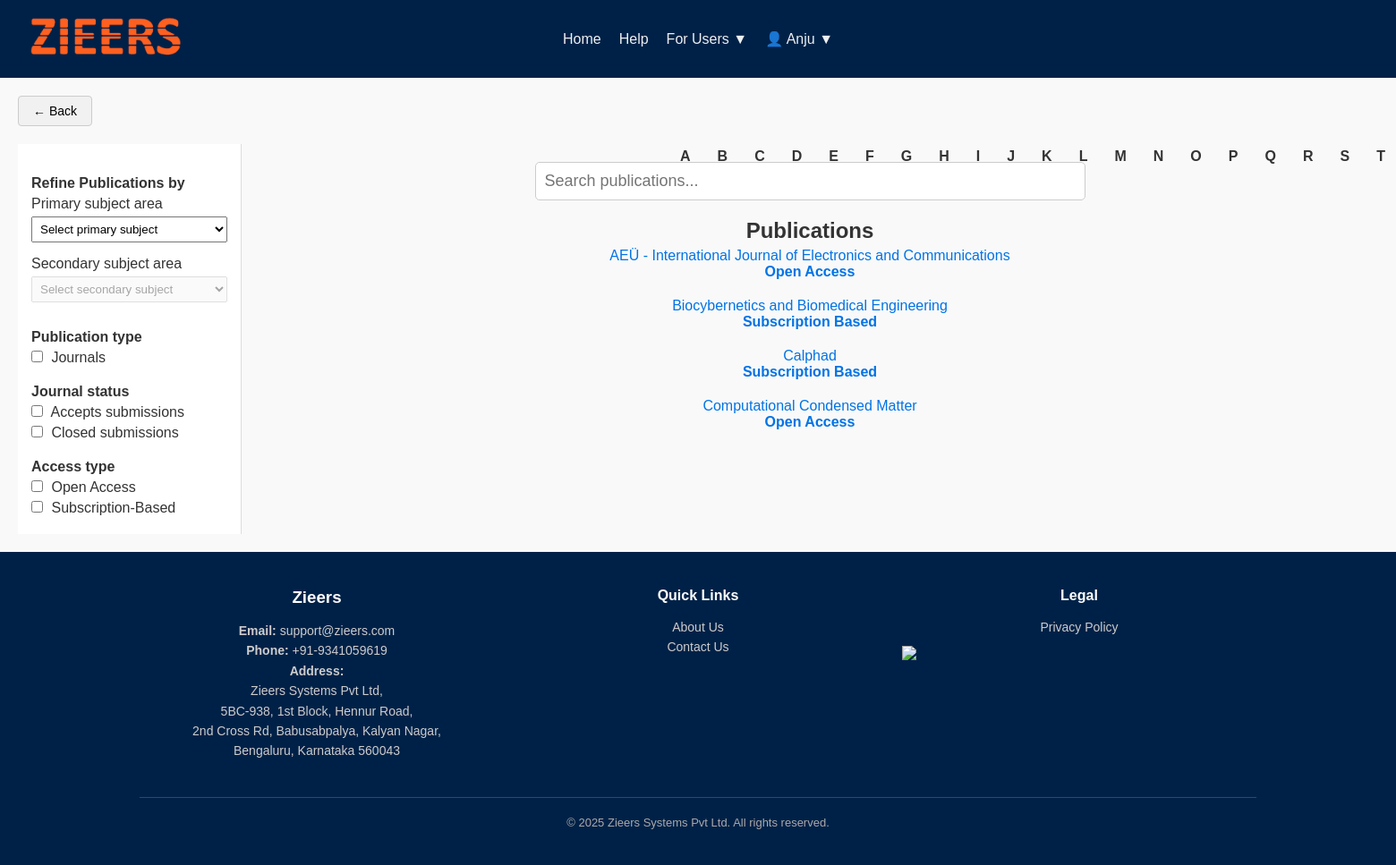
/researcher/author/journal-listing.php (signed in), run on the app's committed database.
### tables this page shows
CREATE TABLE IF NOT EXISTS `journals` (
  `id` int NOT NULL AUTO_INCREMENT,
  `journal_name` varchar(255) NOT NULL,
  `primary_subject` varchar(255) NOT NULL,
  `secondary_subject` varchar(255) NOT NULL,
  `description` text NOT NULL,
  `publisher` varchar(255) NOT NULL,
  `issn` varchar(255) DEFAULT NULL,
  `access_type` varchar(255) NOT NULL,
  `author_payment_required` tinyint(1) DEFAULT '0',
  `reader_payment_required` tinyint(1) DEFAULT '0',
  `author_apc_amount` decimal(10,2) DEFAULT '0.00',
  `reader_fee_amount` decimal(10,2) DEFAULT '0.00',
  `payment_currency` varchar(10) DEFAULT NULL,
  `payment_link` varchar(255) DEFAULT NULL,
  `payment_notes` text,
  `submission_status` varchar(50) NOT NULL,
  `journal_image` varchar(255) DEFAULT NULL,
  `created_at` timestamp NULL DEFAULT CURRENT_TIMESTAMP,
  `journal_abbreviation` varchar(255) NOT NULL,
  `editorial_board` varchar(255) NOT NULL,
  `country` varchar(255) NOT NULL,
  `publication_frequency` varchar(255) NOT NULL,
  `indexing_info` text,
  `scope` text NOT NULL,
  `author_guidelines` varchar(255) DEFAULT NULL,
  `review_process` varchar(255) NOT NULL,
  `impact_factor` varchar(50) DEFAULT NULL,
  `citescore` varchar(50) DEFAULT NULL,
  `acceptance_rate` varchar(50) DEFAULT NULL,
  `editorial_team_id` int DEFAULT NULL,
  `keywords` text,
  PRIMARY KEY (`id`),
  KEY `fk_editorial_team` (`editorial_team_id`)
);

### researcher/author/journal-listing.php (the view, shortened to what this page needs)
<?php
include(__DIR__ . "/../../include/db_connect.php");
?>
<!DOCTYPE html>
<html lang="en">
<head>
    <link rel="stylesheet" href="styles.css">
</head>
<body>
    <header>
   <div class="logo">
  <a href="../../publish.php">
    <img src="../../images/logo.png" alt="Zieers Logo" style="height: 50px;">
  </a>
</div>
  <nav class="nav-links">
    <a href="../../publish.php">Home</a>
    <a href="help.php">Help</a>
    <div class="dropdown">
    <a href="#">For Users ▼</a>
</div>
    <div class="dropdown">
      <a href="#" class="user-name">👤 <?php echo htmlspecialchars($_SESSION['first_name']); ?> ▼</a>
    </div>
  </nav>
</header>
<div style="margin: 20px 0 0 20px;">
    <button onclick="history.back()" style="
        background-color: #f1f1f1;
        border: 1px solid #ccc;
        padding: 8px 16px;
        font-size: 14px;
        border-radius: 4px;
        cursor: pointer;
    ">
        ← Back
    </button>
</div>
    <div class="container">
        <aside class="sidebar">
            <h2>Refine Publications by</h2>
            <label>Primary subject area</label>
            <select id="primary-subject" onchange="updateSecondary()">
                <option>Select primary subject</option>
            </select>
            <label>Secondary subject area</label>
            <select id="secondary-subject" disabled>
                <option>Select secondary subject</option>
            </select>
            <h3>Publication type</h3>
<label><input type="checkbox" id="journals" onchange="filterJournals()"> Journals</label>
<h3>Journal status</h3>
<label><input type="checkbox" id="submissions" onchange="filterJournals()"> Accepts submissions</label>
<label><input type="checkbox" id="closed-submissions" onchange="filterJournals()"> Closed submissions </label>
<h3>Access type</h3>
<label><input type="checkbox" id="open-access" onchange="filterJournals()"> Open Access</label>
<label><input type="checkbox" id="subscription" onchange="filterJournals()"> Subscription-Based</label>
        </aside>
        <main>
            <div class="search-container">
                <input type="text" id="search" placeholder="Search publications..." onkeyup="filterJournals()">
            </div>
            <div class="publication-list">
                <h2>Publications</h2>
                <ul id="journal-list">
                    <?php
                    $query = "SELECT id, journal_name, access_type FROM journals ORDER BY journal_name ASC";
$result = $conn->query($query);
if ($result->num_rows > 0) {
    while ($row = $result->fetch_assoc()) {
        echo "<li class='journal-item'>
                <a href='journal_detail.php?journal_id=" . $row['id'] . "'>{$row['journal_name']}</a> <br>
                <span>{$row['access_type']}</span>
              </li>";
    }
} else {
    echo "No journals found.";
}
                    ?>
                </ul>
            </div>
        </main>
        <nav class="alphabet-nav">
            <ul>
            </ul>
        </nav>
    </div>
    <footer class="site-footer">
  <div class="footer-container">
    <div class="footer-column">
      <h3>Zieers</h3>
      <p><strong>Email:</strong> <a href="mailto:support@zieers.com">support@zieers.com</a></p>
      <p><strong>Phone:</strong> +91-9341059619</p>
      <p><strong>Address:</strong><br>
        Zieers Systems Pvt Ltd,<br>
        5BC-938, 1st Block, Hennur Road,<br>
        2nd Cross Rd, Babusabpalya, Kalyan Nagar,<br>
        Bengaluru, Karnataka 560043
      </p>
    </div>
    <div class="footer-column">
      <h4>Quick Links</h4>
      <ul>
        <li><a href="../../about-us.php">About Us</a></li>
        <li><a href="../../contact-us.php">Contact Us</a></li>
      </ul>
    </div>
    <div class="footer-column">
      <h4>Legal</h4>
      <ul>
        <li><a href="../../privacy_policy.php">Privacy Policy</a></li>
      </ul>
      <a href="https://www.linkedin.com/company/your-company-name" target="_blank" class="social-link">
        <img src="https://cdn.jsdelivr.net/gh/devicons/devicon/icons/linkedin/linkedin-original.svg" alt="LinkedIn" class="social-icon">
      </a>
    </div>
  </div>
  <div class="footer-bottom">
   <p onclick="window.open('https://www.zieers.com/', '_blank');">
    &copy; <span id="year"></span> Zieers Systems Pvt Ltd. All rights reserved.
</p>
  </div>
</footer>
</body>
</html>

### styles.css (style rules this page uses)
* { margin: 0; padding: 0; box-sizing: border-box; font-family: Arial, sans-serif; }
body { font-family: 'Poppins', sans-serif; background-color: #eef2f3; color: #333; }
header { background: #002147; padding: 20px; color: white; }
nav { position: absolute; left: 50%; transform: translateX(-50%); }
nav ul { display: flex; list-style: none; margin: 0; padding: 0; }

### researcher/author/journal-listing.php (style rules this page uses)
body { font-family: 'Segoe UI', Tahoma, Geneva, Verdana, sans-serif; background-color: #f9f9f9; margin: 0; padding: 0; }
header { background: #002147; color: white; padding: 15px 30px; display: flex; justify-content: space-between; align-items: center; }
.logo { font-size: 28px; font-weight: bold; color: #ECF0F1; }
.nav-links { display: flex; align-items: center; gap: 20px; }
.nav-links a { color: #ECF0F1; text-decoration: none; font-size: 16px; cursor: pointer; }
.dropdown { position: relative; }
.dropdown > a.user-name { color: #ECF0F1; text-decoration: none; cursor: pointer; font-size: 16px; }
.container { display: flex; padding: 20px; }
.sidebar { width: 250px; background: white; padding: 15px; border-right: 1px solid #ddd; }
.sidebar h2, .sidebar h3 { font-size: 16px; margin-top: 20px; }
.sidebar label { display: block; margin: 5px 0; }
.sidebar select { width: 100%; padding: 5px; margin-bottom: 10px; }
.sidebar input[type="checkbox"] { margin-right: 5px; }
main { flex-grow: 1; padding: 20px; text-align: center; }
.search-container { margin-bottom: 20px; text-align: center; }
.search-container input { width: 50%; padding: 10px; font-size: 18px; border: 1px solid #ccc; border-radius: 5px; }
.publication-list ul { list-style: none; padding: 0; }
.publication-list ul li { padding: 5px 0; }
.publication-list ul li a { color: #0073e6; text-decoration: none; }
.alphabet-nav { width: 50px; text-align: center; }
.alphabet-nav ul { list-style: none; padding: 0; }
.journal-item { font-size: 16px; margin-bottom: 10px; }
.journal-item span { font-weight: bold; color: #0073e6; }
footer { background: #002147; color: white; text-align: center; padding: 20px 10px; }
footer p { cursor: pointer; }
.site-footer { background-color: #002147; color: white; padding: 40px 10%; font-family: 'Poppins', sans-serif; }
.footer-container { display: flex; flex-wrap: wrap; justify-content: space-between; gap: 30px; }
.footer-column { flex: 1; min-width: 250px; }
.footer-column h3, .footer-column h4 { margin-bottom: 15px; color: #ffffff; }
.footer-column p, .footer-column a, .footer-column li { font-size: 14px; color: #ccc; line-height: 1.6; text-decoration: none; }
.footer-column ul { list-style: none; padding-left: 0; }
.footer-bottom { text-align: center; margin-top: 40px; border-top: 1px solid #444; padding-top: 20px; font-size: 13px; color: #aaa; }
.social-link { display: flex; align-items: center; color: #ccc; text-decoration: none; margin-top: 10px; }
.social-icon { width: 20px; height: 20px; margin-right: 8px; }
.logo { font-size: 1.8rem; font-weight: bold; color: #fff; }

### data on the page
journals: journal_name "AEÜ - International Journal of Electronics and Communications", access_type "Open Access"
journals: journal_name "Biocybernetics and Biomedical Engineering", access_type "Subscription Based"
journals: journal_name "Calphad", access_type "Subscription Based"
journals: journal_name "Computational Condensed Matter", access_type "Open Access"

### other printed values
$_SESSION['first_name'] "Anju"
